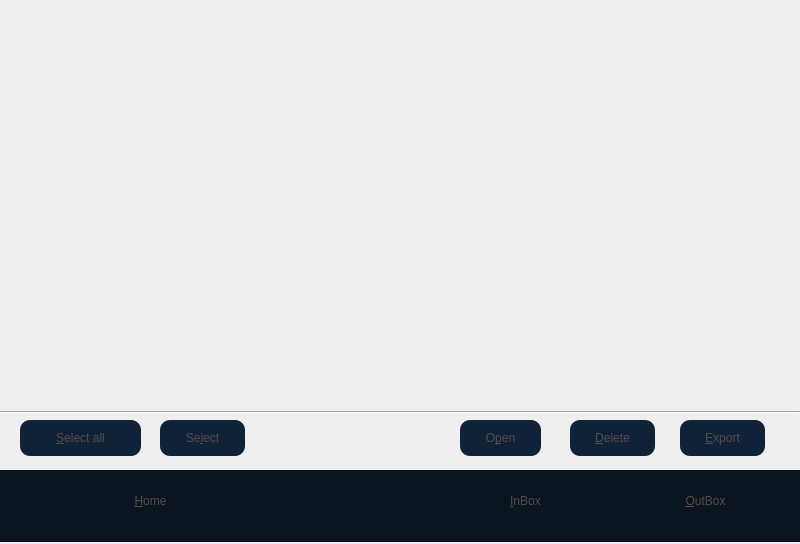
<?xml version="1.0" encoding="UTF-8"?>
<ui version="4.0">
 <class>MessagesListView</class>
 <widget class="QWidget" name="MessagesListView">
  <property name="geometry">
   <rect>
    <x>0</x>
    <y>0</y>
    <width>800</width>
    <height>544</height>
   </rect>
  </property>
  <property name="windowTitle">
   <string>Form</string>
  </property>
  <property name="styleSheet">
   <string notr="true"/>
  </property>
  <widget class="TitleWidget" name="contactsTiltewidget" native="true">
   <property name="geometry">
    <rect>
     <x>0</x>
     <y>0</y>
     <width>800</width>
     <height>45</height>
    </rect>
   </property>
  </widget>
  <widget class="QPushButton" name="arrowDownButton">
   <property name="geometry">
    <rect>
     <x>450</x>
     <y>390</y>
     <width>30</width>
     <height>15</height>
    </rect>
   </property>
   <property name="focusPolicy">
    <enum>Qt::NoFocus</enum>
   </property>
   <property name="autoFillBackground">
    <bool>false</bool>
   </property>
   <property name="styleSheet">
    <string notr="true">    border: none;
background-image: url(:/images/Arrow_down_gray);
selection-background-image: url(:/images/Arrow_down_white);</string>
   </property>
   <property name="text">
    <string/>
   </property>
  </widget>
  <widget class="QWidget" name="controlWidget" native="true">
   <property name="geometry">
    <rect>
     <x>0</x>
     <y>470</y>
     <width>800</width>
     <height>72</height>
    </rect>
   </property>
   <property name="autoFillBackground">
    <bool>false</bool>
   </property>
   <property name="styleSheet">
    <string notr="true"> background-color:rgb(10,21,31);</string>
   </property>
   <widget class="QToolButton" name="homeTBnt">
    <property name="geometry">
     <rect>
      <x>80</x>
      <y>0</y>
      <width>141</width>
      <height>61</height>
     </rect>
    </property>
    <property name="focusPolicy">
     <enum>Qt::NoFocus</enum>
    </property>
    <property name="styleSheet">
     <string notr="true">QToolButton{
    border:none;
    outline: none;
    color:rgb(86, 74, 74);
     background: transparent;
	font: 18pt &quot;Ubuntu&quot;;

}
QToolButton:focus{
    color:white;

}

</string>
    </property>
    <property name="text">
     <string>&amp;Home</string>
    </property>
    <property name="icon">
     <iconset>
      <normalon>:/images/home_normal</normalon>
      <activeon>:/images/home_hover</activeon>
      <selectedoff>:/images/home_normal</selectedoff>
      <selectedon>:/images/home_hover</selectedon>
     </iconset>
    </property>
    <property name="iconSize">
     <size>
      <width>56</width>
      <height>42</height>
     </size>
    </property>
    <property name="popupMode">
     <enum>QToolButton::DelayedPopup</enum>
    </property>
    <property name="toolButtonStyle">
     <enum>Qt::ToolButtonTextBesideIcon</enum>
    </property>
   </widget>
   <widget class="QToolButton" name="outBoxTBnt">
    <property name="geometry">
     <rect>
      <x>640</x>
      <y>0</y>
      <width>131</width>
      <height>61</height>
     </rect>
    </property>
    <property name="focusPolicy">
     <enum>Qt::NoFocus</enum>
    </property>
    <property name="styleSheet">
     <string notr="true">QToolButton{
    border:none;
    outline: none;
    color:rgb(86, 74, 74);
     background: transparent;
	font: 18pt &quot;Ubuntu&quot;;

}
QToolButton:focus{
    color:white;

}

</string>
    </property>
    <property name="text">
     <string>&amp;OutBox</string>
    </property>
    <property name="icon">
     <iconset>
      <normalon>:/images/images/message_outBox_SelNo.png</normalon>
      <selectedoff>:/images/images/message_outBox_SelNo.png</selectedoff>
      <selectedon>:/images/images/message_outBox_SelYes.png</selectedon>
     </iconset>
    </property>
    <property name="iconSize">
     <size>
      <width>28</width>
      <height>26</height>
     </size>
    </property>
    <property name="popupMode">
     <enum>QToolButton::DelayedPopup</enum>
    </property>
    <property name="toolButtonStyle">
     <enum>Qt::ToolButtonTextBesideIcon</enum>
    </property>
   </widget>
   <widget class="QToolButton" name="inBoxTBnt">
    <property name="geometry">
     <rect>
      <x>450</x>
      <y>0</y>
      <width>151</width>
      <height>61</height>
     </rect>
    </property>
    <property name="focusPolicy">
     <enum>Qt::NoFocus</enum>
    </property>
    <property name="styleSheet">
     <string notr="true">QToolButton{
    border:none;
    outline: none;
    color:rgb(86, 74, 74);
     background: transparent;
	font: 18pt &quot;Ubuntu&quot;;
    
}
QToolButton:focus{
    color:white;


}

</string>
    </property>
    <property name="text">
     <string>&amp;InBox</string>
    </property>
    <property name="icon">
     <iconset>
      <normalon>:/images/images/message_inBox_SelNo.png</normalon>
      <activeon>:/images/images/message_inBox_SelYes.png</activeon>
      <selectedoff>:/images/images/message_inBox_SelNo.png</selectedoff>
      <selectedon>:/images/images/message_inBox_SelYes.png</selectedon>
     </iconset>
    </property>
    <property name="iconSize">
     <size>
      <width>28</width>
      <height>25</height>
     </size>
    </property>
    <property name="popupMode">
     <enum>QToolButton::DelayedPopup</enum>
    </property>
    <property name="toolButtonStyle">
     <enum>Qt::ToolButtonTextBesideIcon</enum>
    </property>
   </widget>
  </widget>
  <widget class="Line" name="Contactsline">
   <property name="geometry">
    <rect>
     <x>0</x>
     <y>410</y>
     <width>800</width>
     <height>5</height>
    </rect>
   </property>
   <property name="orientation">
    <enum>Qt::Horizontal</enum>
   </property>
  </widget>
  <widget class="QPushButton" name="arrowUpButton">
   <property name="geometry">
    <rect>
     <x>370</x>
     <y>390</y>
     <width>30</width>
     <height>15</height>
    </rect>
   </property>
   <property name="focusPolicy">
    <enum>Qt::NoFocus</enum>
   </property>
   <property name="autoFillBackground">
    <bool>false</bool>
   </property>
   <property name="styleSheet">
    <string notr="true">    border: none;
background-image: url(:/images/Arrow_up_gray);
selection-background-image: url(:/images/Arrow_up_white);</string>
   </property>
   <property name="text">
    <string/>
   </property>
  </widget>
  <widget class="QPushButton" name="selectBnt">
   <property name="geometry">
    <rect>
     <x>160</x>
     <y>420</y>
     <width>85</width>
     <height>36</height>
    </rect>
   </property>
   <property name="focusPolicy">
    <enum>Qt::NoFocus</enum>
   </property>
   <property name="autoFillBackground">
    <bool>false</bool>
   </property>
   <property name="styleSheet">
    <string notr="true">QPushButton{
    border: none;
selection-color: rgb(255, 255, 255);
    border-radius:10px;
color: rgb(86, 74, 74);
    border-radius:10px;
background-color: rgb(16, 34, 56);
font: 18pt &quot;Ubuntu&quot;;
}
QPushButton:focus{
    color:white;
}
</string>
   </property>
   <property name="text">
    <string>Se&amp;lect</string>
   </property>
   <property name="checkable">
    <bool>true</bool>
   </property>
  </widget>
  <widget class="QPushButton" name="selectallBnt">
   <property name="geometry">
    <rect>
     <x>20</x>
     <y>420</y>
     <width>121</width>
     <height>36</height>
    </rect>
   </property>
   <property name="focusPolicy">
    <enum>Qt::NoFocus</enum>
   </property>
   <property name="autoFillBackground">
    <bool>false</bool>
   </property>
   <property name="styleSheet">
    <string notr="true">QPushButton{
    border: none;
selection-color: rgb(255, 255, 255);
    border-radius:10px;
color: rgb(86, 74, 74);
    border-radius:10px;
background-color: rgb(16, 34, 56);
font: 18pt &quot;Ubuntu&quot;;
}
QPushButton:focus{
    color:white;
}
</string>
   </property>
   <property name="text">
    <string>&amp;Select all</string>
   </property>
   <property name="checkable">
    <bool>true</bool>
   </property>
  </widget>
  <widget class="QPushButton" name="openBnt">
   <property name="geometry">
    <rect>
     <x>460</x>
     <y>420</y>
     <width>81</width>
     <height>36</height>
    </rect>
   </property>
   <property name="focusPolicy">
    <enum>Qt::NoFocus</enum>
   </property>
   <property name="autoFillBackground">
    <bool>false</bool>
   </property>
   <property name="styleSheet">
    <string notr="true">QPushButton{
    border: none;
selection-color: rgb(255, 255, 255);
    border-radius:10px;
color: rgb(86, 74, 74);
    border-radius:10px;
background-color: rgb(16, 34, 56);
font: 18pt &quot;Ubuntu&quot;;
}
QPushButton:focus{
    color:white;
}
</string>
   </property>
   <property name="text">
    <string>O&amp;pen</string>
   </property>
   <property name="checkable">
    <bool>true</bool>
   </property>
  </widget>
  <widget class="QPushButton" name="exportBnt">
   <property name="geometry">
    <rect>
     <x>680</x>
     <y>420</y>
     <width>85</width>
     <height>36</height>
    </rect>
   </property>
   <property name="focusPolicy">
    <enum>Qt::NoFocus</enum>
   </property>
   <property name="autoFillBackground">
    <bool>false</bool>
   </property>
   <property name="styleSheet">
    <string notr="true">QPushButton{
    border: none;
selection-color: rgb(255, 255, 255);
    border-radius:10px;
color: rgb(86, 74, 74);
    border-radius:10px;
background-color: rgb(16, 34, 56);
font: 18pt &quot;Ubuntu&quot;;
}
QPushButton:focus{
    color:white;
}
</string>
   </property>
   <property name="text">
    <string>&amp;Export</string>
   </property>
   <property name="checkable">
    <bool>true</bool>
   </property>
  </widget>
  <widget class="QPushButton" name="deleteBnt">
   <property name="geometry">
    <rect>
     <x>570</x>
     <y>420</y>
     <width>85</width>
     <height>36</height>
    </rect>
   </property>
   <property name="focusPolicy">
    <enum>Qt::NoFocus</enum>
   </property>
   <property name="autoFillBackground">
    <bool>false</bool>
   </property>
   <property name="styleSheet">
    <string notr="true">QPushButton{
    border: none;
selection-color: rgb(255, 255, 255);
    border-radius:10px;
color: rgb(86, 74, 74);
    border-radius:10px;
background-color: rgb(16, 34, 56);
font: 18pt &quot;Ubuntu&quot;;
}
QPushButton:focus{
    color:white;
}
</string>
   </property>
   <property name="text">
    <string>&amp;Delete</string>
   </property>
   <property name="checkable">
    <bool>true</bool>
   </property>
  </widget>
  <widget class="QTableView" name="tableView">
   <property name="geometry">
    <rect>
     <x>0</x>
     <y>40</y>
     <width>800</width>
     <height>331</height>
    </rect>
   </property>
   <property name="focusPolicy">
    <enum>Qt::StrongFocus</enum>
   </property>
   <property name="styleSheet">
    <string notr="true"> color: gray;
background: transparent;
selection-background-color: qlineargradient(spread:pad, x1:0, y1:0, x2:0, y2:1, stop:0 rgba(48, 60, 76, 255), stop:1 rgba(7, 61, 82, 255));
selection-color: rgb(255, 255, 255);
font: 16pt &quot;Ubuntu&quot;;
 border:none;
</string>
   </property>
   <property name="verticalScrollBarPolicy">
    <enum>Qt::ScrollBarAlwaysOff</enum>
   </property>
   <property name="horizontalScrollBarPolicy">
    <enum>Qt::ScrollBarAlwaysOff</enum>
   </property>
   <property name="autoScroll">
    <bool>true</bool>
   </property>
   <property name="editTriggers">
    <set>QAbstractItemView::NoEditTriggers</set>
   </property>
   <property name="tabKeyNavigation">
    <bool>false</bool>
   </property>
   <property name="selectionBehavior">
    <enum>QAbstractItemView::SelectRows</enum>
   </property>
   <property name="showGrid">
    <bool>false</bool>
   </property>
   <property name="wordWrap">
    <bool>true</bool>
   </property>
   <attribute name="horizontalHeaderVisible">
    <bool>false</bool>
   </attribute>
   <attribute name="verticalHeaderDefaultSectionSize">
    <number>40</number>
   </attribute>
  </widget>
 </widget>
 <customwidgets>
  <customwidget>
   <class>TitleWidget</class>
   <extends>QWidget</extends>
   <header>widgets/titlewidget.h</header>
   <container>1</container>
  </customwidget>
 </customwidgets>
 <resources/>
 <connections/>
</ui>
